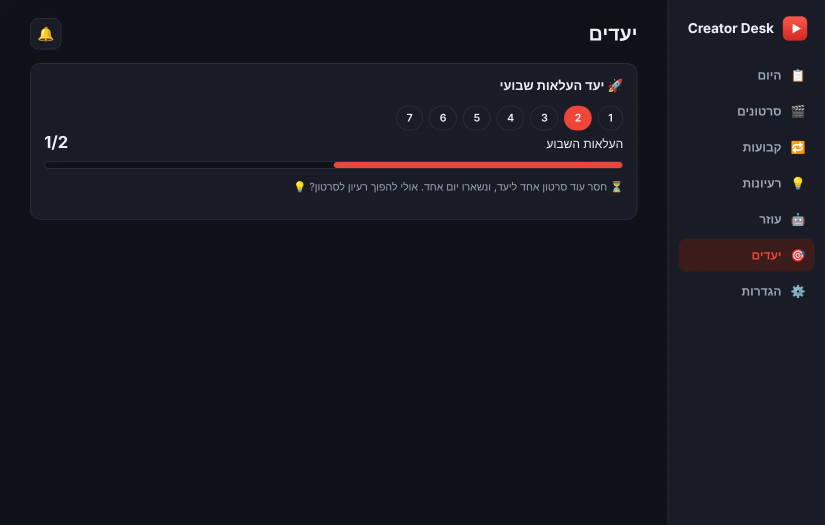
#> input picture assets/img/app-goals-dark.webp, 1650 x 1050 px (shown at 1/2 size)
$ python make_icons.py --source ../../assets/img/app-goals-dark.webp
#> lines starting #> are read from the running program, lines starting #| are printed output that depends on the picture; after the words box and inside, x2 and y2 are one past the last pixel; in counts of white or black regions, pixels touching at a corner belong together
"""Make the app icon (Windows .ico, macOS .icns, PNGs) used by the build and the app window.

    pip install pillow
    python packaging/make_icons.py                       # the built-in red "play" icon
    python packaging/make_icons.py --source my-logo.png  # your own picture, e.g. your channel logo

The built-in icon is an original red play-button tile in the style of a video channel. It is NOT the
official YouTube logo, which is a registered trademark. Use --source for your own channel picture.
"""

from __future__ import annotations

import argparse
from pathlib import Path

from PIL import Image, ImageDraw

ROOT = Path(__file__).resolve().parent.parent
ICONS = ROOT / "packaging" / "icons"
UI = ROOT / "creator_bot" / "desktop" / "ui"
SIZE = 1024
TOP, BOTTOM = (255, 90, 77), (210, 38, 28)  # gradient of the tile
CORNER = 0.22  # corner radius as a share of the tile size
MARGIN = 0.05  # transparent border around the tile


def _tile_mask(size: int, scale: int = 4) -> Image.Image:
    """An anti-aliased rounded-square mask, drawn large and scaled down."""
    big = size * scale
    mask = Image.new("L", (big, big), 0)
    inset = int(big * MARGIN)
    ImageDraw.Draw(mask).rounded_rectangle((inset, inset, big - inset, big - inset), radius=int(big * CORNER), fill=255)
    return mask.resize((size, size), Image.LANCZOS)


def builtin_icon(size: int = SIZE) -> Image.Image:
    gradient = Image.linear_gradient("L").resize((size, size))
    tile = Image.composite(Image.new("RGB", (size, size), BOTTOM), Image.new("RGB", (size, size), TOP), gradient)
    icon = tile.convert("RGBA")
    icon.putalpha(_tile_mask(size))

    scale = 4  # draw the triangle large, then scale down for smooth edges
    big = size * scale
    layer = Image.new("RGBA", (big, big), (0, 0, 0, 0))
    height = big * 0.36
    width = height * 0.866
    left = big * 0.5 - width / 3 + big * 0.012  # centre the triangle's weight, nudged right a little
    ImageDraw.Draw(layer).polygon(
        [(left, big * 0.5 - height / 2), (left, big * 0.5 + height / 2), (left + width, big * 0.5)],
        fill=(255, 255, 255, 255),
    )
    return Image.alpha_composite(icon, layer.resize((size, size), Image.LANCZOS))


def icon_from_picture(path: Path, size: int = SIZE) -> Image.Image:
    """Centre-crop any picture to a square and give it the same rounded-tile shape."""
#> called with size = 1024
    picture = Image.open(path).convert("RGBA")
    side = min(picture.size)
#> side = 1050
    left, top = (picture.width - side) // 2, (picture.height - side) // 2
#> left = 300; top = 0
    square = picture.crop((left, top, left + side, top + side)).resize((size, size), Image.LANCZOS)
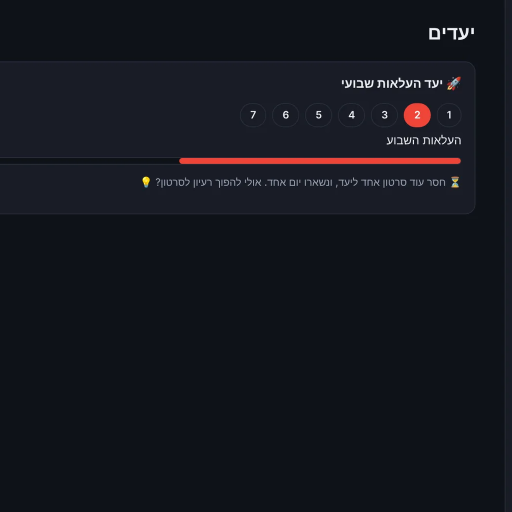
#> square: PIL image 1024x1024 RGBA (shown at 1/2 size); mean R, G, B, A 20.1, 22.4, 29.4, 255
    mask = _tile_mask(size)
#> in _tile_mask, `mask = Image.new("L", (big, big), 0)`: mask: PIL image 4096x4096 L; every value is 0
#> in _tile_mask, `ImageDraw.Draw(mask).rounded_rectangle((inset, inset, big - inset, big..`:
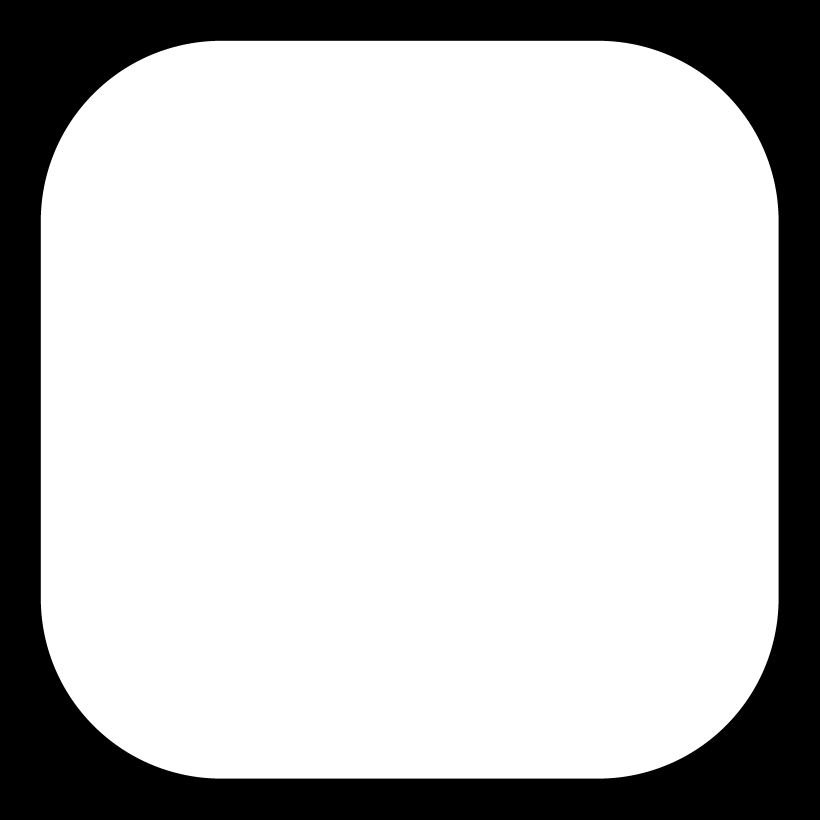
#> mask: PIL image 4096x4096 L (shown at 1/5 size); 77% white; 1 black region, box (x1, y1, x2, y2) and area: (0, 0, 4096, 4096) 3866423
    square.putalpha(Image.composite(square.getchannel("A"), Image.new("L", (size, size), 0), mask))
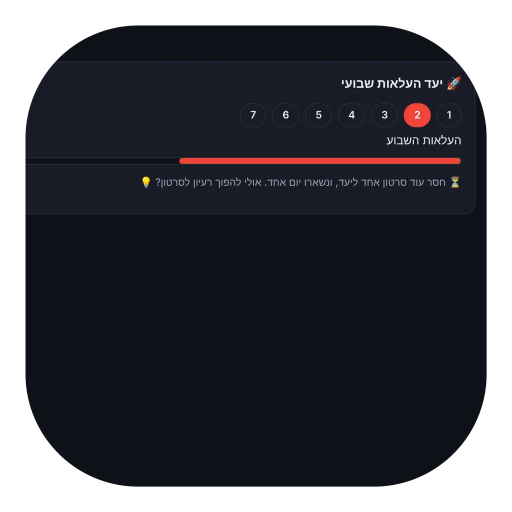
#> square: PIL image 1024x1024 RGBA (shown at 1/2 size); mean R, G, B, A 20.1, 22.4, 29.4, 196.2; transparent parts drawn white
    return square


def svg() -> str:
    """The same icon as a vector, for the browser tab."""
    height, width = 64 * 0.36, 64 * 0.36 * 0.866
    left = 32 - width / 3 + 64 * 0.012
    top, bottom = 32 - height / 2, 32 + height / 2
    inset, radius = 64 * MARGIN, 64 * CORNER
    return (
        '<svg xmlns="http://www.w3.org/2000/svg" viewBox="0 0 64 64">'
        '<defs><linearGradient id="g" x1="0" y1="0" x2="0" y2="1">'
        f'<stop offset="0" stop-color="rgb{TOP}"/><stop offset="1" stop-color="rgb{BOTTOM}"/></linearGradient></defs>'
        f'<rect x="{inset:.2f}" y="{inset:.2f}" width="{64 - 2 * inset:.2f}" height="{64 - 2 * inset:.2f}" '
        f'rx="{radius:.2f}" fill="url(#g)"/>'
        f'<path d="M{left:.2f} {top:.2f}V{bottom:.2f}L{left + width:.2f} 32z" fill="#fff"/></svg>\n'
    )


def main() -> None:
    parser = argparse.ArgumentParser(description=__doc__, formatter_class=argparse.RawDescriptionHelpFormatter)
    parser.add_argument("--source", type=Path, help="use this picture instead of the built-in icon")
    args = parser.parse_args()

    icon = icon_from_picture(args.source) if args.source else builtin_icon()
    ICONS.mkdir(parents=True, exist_ok=True)
    icon.resize((512, 512), Image.LANCZOS).save(ICONS / "creator-desk.png", optimize=True)
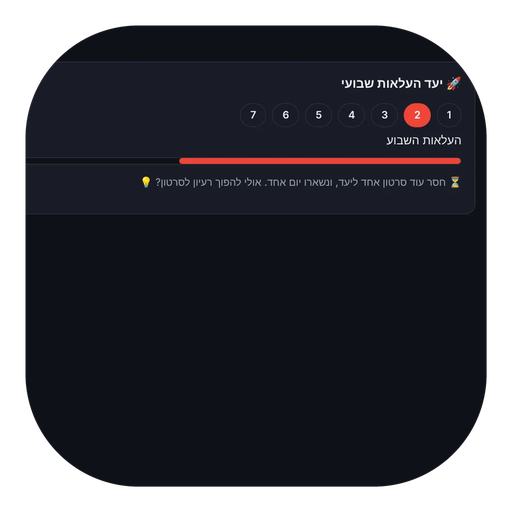
#> saved as creator-desk.png: PIL image 512x512 RGBA; mean R, G, B, A 16.4, 17.8, 23.3, 196.2; transparent parts drawn white
    icon.save(ICONS / "creator-desk.ico", sizes=[(s, s) for s in (16, 24, 32, 48, 64, 128, 256)])
    icon.save(ICONS / "creator-desk.icns")
    icon.resize((256, 256), Image.LANCZOS).save(UI / "icon.png", optimize=True)
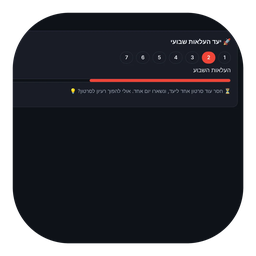
#> saved as icon.png: PIL image 256x256 RGBA; mean R, G, B, A 16.5, 17.9, 23.4, 196.3; transparent parts drawn white
    if not args.source:
        (UI / "favicon.svg").write_text(svg(), encoding="utf-8")
    print("Icons written to", ICONS, "and", UI)


if __name__ == "__main__":
    main()

$ run again, on assets/img/app-ideas-dark.webp
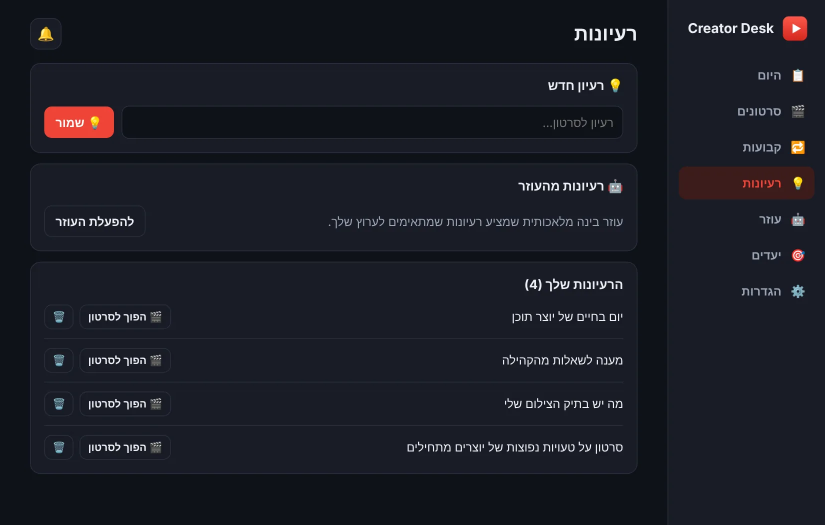
#> input picture assets/img/app-ideas-dark.webp, 1650 x 1050 px (shown at 1/2 size)
#> in icon_from_picture, `square = picture.crop((left, top, left + side, top + side)).resize((si..`:
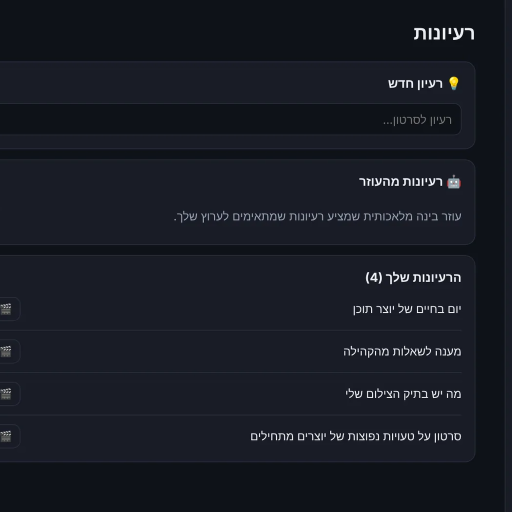
#> square: PIL image 1024x1024 RGBA (shown at 1/2 size); mean R, G, B, A 23.9, 27.3, 35.8, 255
#> in main, `icon.resize((256, 256), Image.LANCZOS).save(UI / "icon.png", optimize=..`:
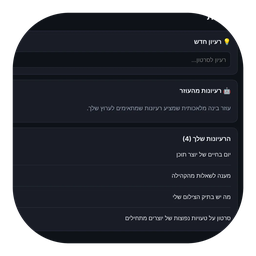
#> saved as icon.png: PIL image 256x256 RGBA; mean R, G, B, A 19.8, 22.3, 29.4, 196.3; transparent parts drawn white

$ run again, on assets/img/app-routines-dark.webp
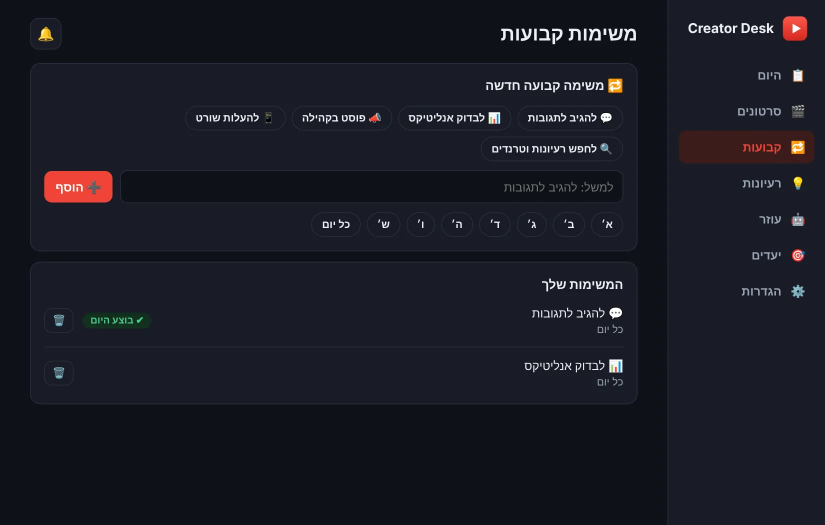
#> input picture assets/img/app-routines-dark.webp, 1650 x 1050 px (shown at 1/2 size)
#> in icon_from_picture, `square = picture.crop((left, top, left + side, top + side)).resize((si..`:
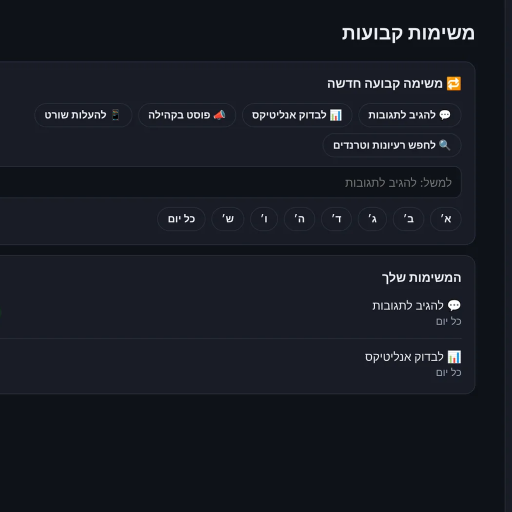
#> square: PIL image 1024x1024 RGBA (shown at 1/2 size); mean R, G, B, A 23.3, 26.8, 34.8, 255
#> in main, `icon.resize((256, 256), Image.LANCZOS).save(UI / "icon.png", optimize=..`:
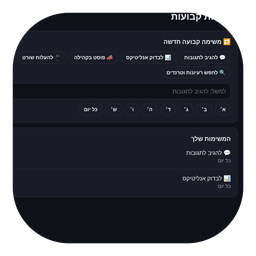
#> saved as icon.png: PIL image 256x256 RGBA; mean R, G, B, A 19.5, 22.1, 28.6, 196.3; transparent parts drawn white
